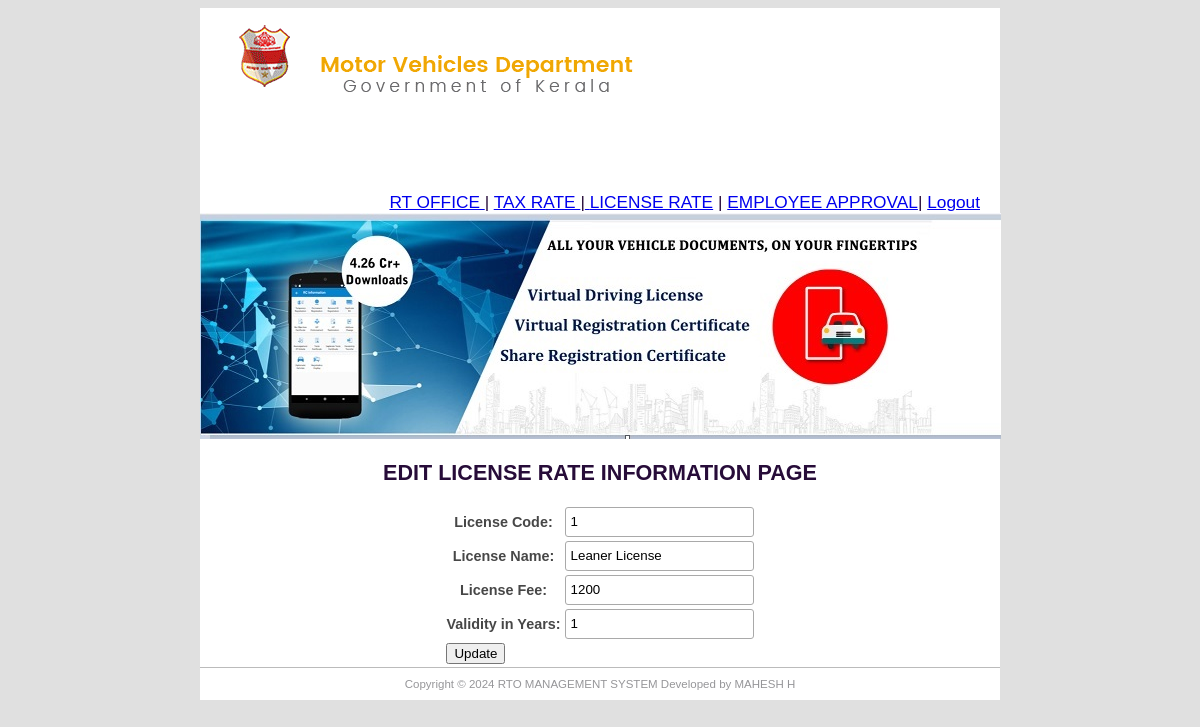
The page /editlic/1 on the database its author committed.
### srto/models.py (models this page shows, shortened)
class Licenserate(models.Model):
    lcode = models.IntegerField("License  Code", primary_key=True)
    lname = models.CharField("License Name", max_length=100)
    lfee = models.IntegerField("License Fee")
    validity = models.IntegerField("Validity in Years")

### srto/views.py (the view)
# urls.py: path('editlic/<int:id>', views.editlic, name='editlic'),
def editlic(request, id):
    rtos = Licenserate.objects.get(lcode=id)
    form=LicenseForm(instance = rtos)
    return render(request,'licence/editrto.html', {'form':form,'id':id})

### srto/forms.py
class LicenseForm(forms.ModelForm):
    class Meta:
        model = Licenserate
        fields = "__all__"

### srto/templates/licence/editrto.html (shortened to what this page needs)
{% extends "adminbase.html" %}
  {% block content %}
     <center>
        <h1> EDIT LICENSE RATE INFORMATION PAGE</h1>
        <body>
            <form method="POST" class="post-form" action="/updatelic/{{id}}">
                <table>
                    {{form.as_table}}
                    <tr>
                        <td> <button type="submit" class="btn btn-success">Update</td>
                    </tr>
                </table>
            </form>
        </body>
    </center>
 {% endblock content %}

### rto2022/static/main.css (style rules this page uses)
body { background-color: #E0E0E0; font-family: "Trebuchet MS", Helvetica, sans-serif; font-size: 0.9em; text-align: justify; color: #474747; }
h1 { color: #270c39; }
input, textarea { width: 100%; padding: 5px!important; -webkit-box-sizing: border-box; -moz-box-sizing: border-box; box-sizing: border-box; border-radius: 3px; border-style: solid; border-width: 1px; border-color: rgb(169,169,169) }
input { height: 30px; }

### rows shown on the page
Licenserate: lcode "1", lname "Leaner License", lfee "1200", validity "1"
